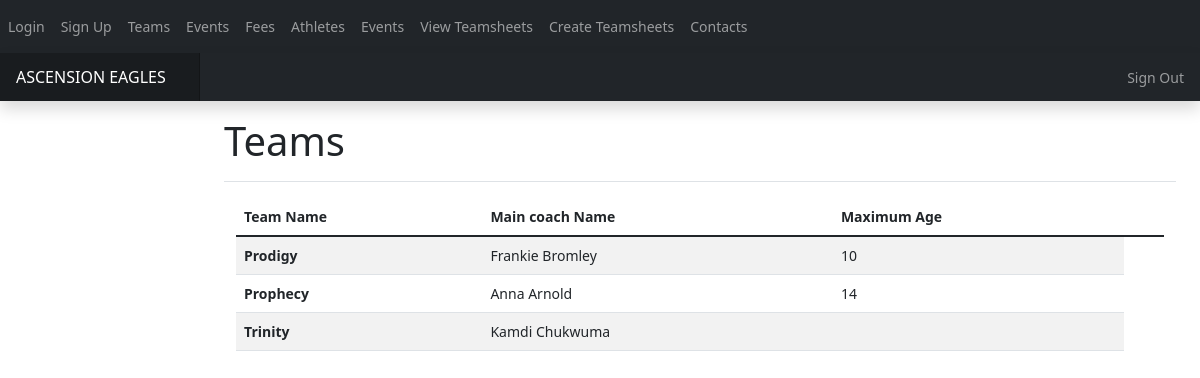
The page /teams (signed in) on the database its author committed.
### app.py (models this page shows, shortened)
class Team_Details(db.Model):
    __tablename__ = 'team__details'
    team_id = db.Column(db.Integer, primary_key= True)
    coach_id = db.Column(db.Integer)
    team_name= db.Column(db.String(20), nullable= False)
    max_age = db.Column(db.Integer, nullable=True)
    def get_team_id(self):
        return self.team_id
    def get_team_information(self):
        query = db.engine.execute("SELECT team__details.max_age, team__details.team_name, user.firstName, user.surname FROM team__details, user WHERE user.id == team__details.coach_id AND team__details.team_id = {}".format(self.get_team_id()))
        for team in query:
            return [team[0], team[1], team[2] + " " + team[3]]

class User(db.Model, UserMixin):
    __tablename__="User"
    id = db.Column(db.Integer, primary_key = True)
    firstName = db.Column(db.String(50),nullable = False)
    surname = db.Column(db.String(50), nullable = False)
    dob = db.Column(db.DateTime, nullable = False)
    start_date = db.Column(db.DateTime, nullable = True, default=date.today())
    email = db.Column(db.String(70), nullable = False)
    password = db.Column(db.String(255), nullable = False)
    usertype = db.Column(db.Integer, default = -1)
    verified = db.Column(db.Integer, default = 0)
    def get_id(self):
        return self.id
    def get_first_name(self):
        return self.firstName
    def get_surname(self):
        return self.surname
    def get_usertype(self):
        return self.usertype
    def get_verified(self):
        return self.verified

### app.py (the view)
@app.route('/teams', methods=['GET','POST'])#complete
@login_required
def view_teams():
    team_names = {}
    coaches = {}
    query = db.engine.execute("SELECT team__details.team_id, team__details.max_age, team__details.team_name, user.firstName, user.surname FROM team__details, user WHERE user.id == team__details.coach_id ")
    for team in query:
        team = Team_Details.query.filter_by(team_id = team[0]).first()
        team_names[team.get_team_id()] = team.get_team_information()
    query = db.engine.execute('SELECT user.id, user.firstName, user.surname FROM user WHERE user.usertype > {}'.format(0))
    coaches = {}
    for coach in query:
        coach = User.query.filter_by(id = coach[0]).first()
        coaches[coach.get_id()] = [coach.get_first_name()+ " "+ coach.get_surname()]
    if current_user.get_usertype() == -1 or current_user.get_verified() != 1:
        return render_template('error.html',error="You are not authorised to view this page")
    if -1 < current_user.get_usertype() < 3:
        return render_template('teams.html', team_names = team_names, coaches = coaches)
    db.session.commit()
    return render_template('adminteams.html', team_names = team_names,coaches = coaches)

### app.py (called while the page is built)
@login_manager.user_loader
def load_user(user_id):
    return User.query.get(user_id)

### templates/teams.html (shortened to what this page needs)
{% extends "base.html" %}
{% block head %}
<link rel="stylesheet" href="{{ url_for('static',filename='css/main.css') }}">
{% endblock %}
{% block body %}
<body>
  <nav class= "navbar navbar-expand-lg navbar-dark bg-dark">
      <div class="collapse navbar-collapse" id="navbar">
        <div class= "navbar-nav">
          <a class="nav_item nav-link" id="login" href="/login">Login</a>
          <a class="nav_item nav-link" id="signup" href="/signup">Sign Up</a>
          <a class="nav_item nav-link" id="teams" href="/teams">Teams</a>
		      <a class="nav_item nav-link" id="events" href="/events">Events</a>
		      <a class="nav_item nav-link" id="fees" href="/fees">Fees</a>
          <a class="nav_item nav-link" id="fees" href="/athletes">Athletes</a>
          <a class="nav_item nav-link" id="fees" href="/events">Events</a>
          <a class="nav_item nav-link" id="viewteamsheet" href="/teamsheet">View Teamsheets</a>
          {% if current_user.usertype > 0%}
            <a class="nav_item nav-link" id="createteamsheet" href="/createteamsheet">Create Teamsheets</a>
          {% endif %}
          <a class="nav_item nav-link" id="fees" href="/contacts">Contacts</a>
        </div>
      </div>
  </nav>
</body>
<header class="navbar navbar-dark sticky-top bg-dark flex-md-nowrap p-0 shadow">
    <a class="navbar-brand col-md-3 col-lg-2 me-0 px-3" href="#">ASCENSION EAGLES</a>
    <div class="navbar-nav">
      <div class="nav-item text-nowrap">
        <a class="nav-link px-3" href="/login">Sign Out</a>
      </div>
    </div>
  </header>
      <main class="col-md-9 ms-sm-auto col-lg-10 px-md-4">
        <div class="d-flex justify-content-between flex-wrap flex-md-nowrap align-items-center pt-3 pb-2 mb-3 border-bottom">
          <h1>Teams</h1>
        </div>
        <div class="container">
          <table class="table table-striped">
            <thead>
              <tr>
                <th scope="col">Team Name</th>
                <th scope="col">Main coach Name</th>
                <th scope="col">Maximum Age</th>
                <th scope= "col"></th>
              </tr>
            </thead>
            <tbody>
              {% for team in team_names %}
              <tr>
                <th scope="row">{{ team_names[team][1] }}</th>
                <td>{{ team_names[team][2] }}</td>
                <td>{{team_names[team][0]}}</td>
              </tr>
              {% endfor %}
            </tbody>
          </table>
        </div>
      </main>
  {% endblock %}

### static/css/main.css (style rules this page uses)
body { font-size: .875rem; }
.navbar-brand { padding-top: .75rem; padding-bottom: .75rem; font-size: 1rem; background-color: rgba(0, 0, 0, .25); box-shadow: inset -1px 0 0 rgba(0, 0, 0, .25); }
.border-bottom { border-bottom: 1px solid #e5e5e5; }

### rows shown on the page
Team_Details: team_name "Prodigy", max_age "10"
User: firstName "Frankie Bromley"
Team_Details: team_name "Prophecy", max_age "14"
User: firstName "Anna Arnold"
Team_Details: team_name "Trinity"
User: firstName "Kamdi Chukwuma"
